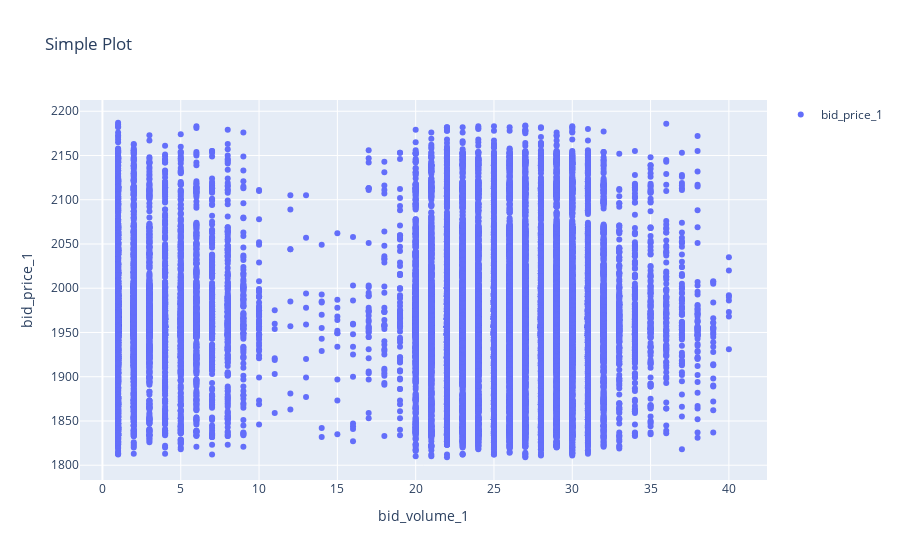

Notebook code for this chart:
### Code cell
# volume
plot_histogram_from_series(get_column(all_prices, 'bid_volume_1'))
plot_histogram_from_series(get_column(all_prices, 'ask_volume_1'))

plot_xy(get_column(all_prices, 'bid_volume_1'), get_column(all_prices, 'bid_price_1'), 
        x_label='bid_volume_1', y_label='bid_price_1')


# plot_histogram_from_series(
#     get_column(data_1_prices, 'bid_volume_1') )
# plot_histogram_from_series(get_column(data_1_prices, 'bid_volume_2'))
# plot_histogram_from_series(get_column(data_1_prices, 'bid_volume_3'))

### Figure 1 — Plotly figure (JSON) as saved in the notebook; plotly's stock layout.template omitted (floating-point values rounded to 4 significant figures; data arrays with more than 128 entries replaced by an {"elided": "..."} marker saying what was removed)
{"data": [{"mode": "markers", "name": "bid_price_1", "type": "scatter", "x": {"elided": "30000 int values"}, "y": {"elided": "30000 int values"}}], "layout": {"showlegend": true, "title": {"text": "Simple Plot"}, "xaxis": {"title": {"text": "bid_volume_1"}}, "yaxis": {"title": {"text": "bid_price_1"}}}}
